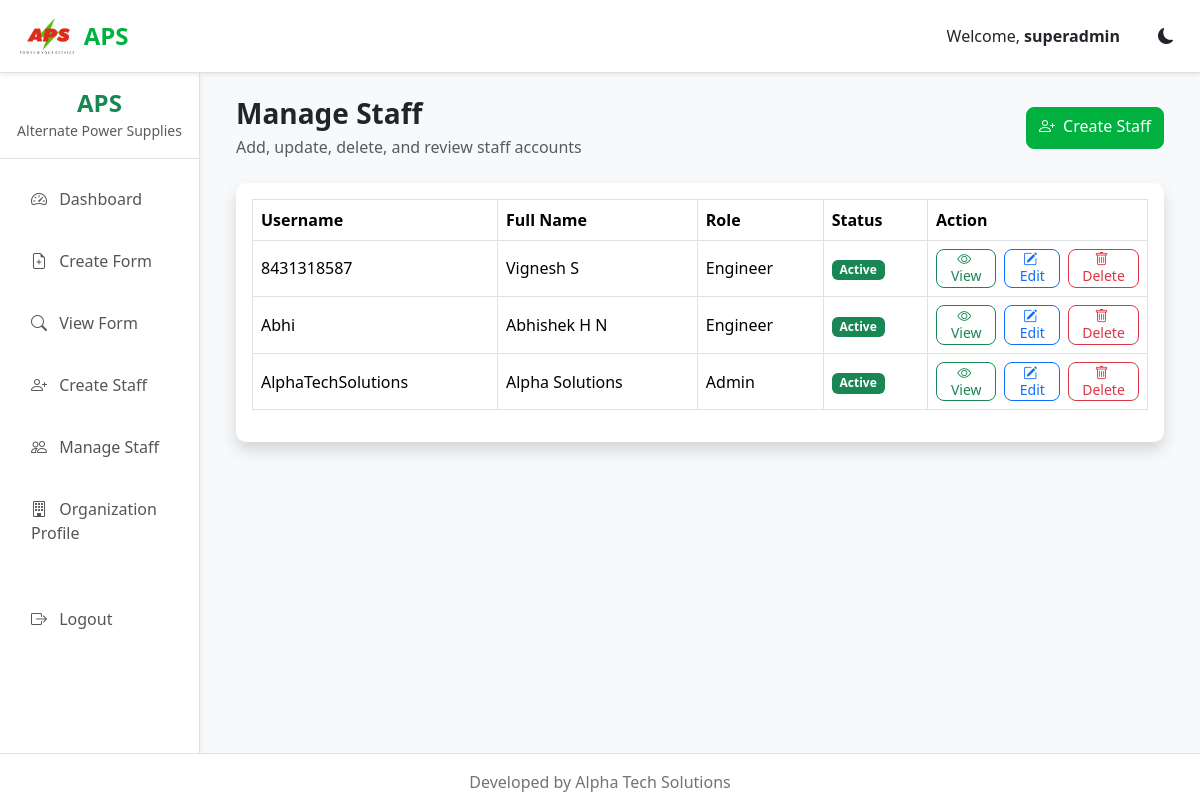
The app's page /accounts/manage-staff/ (signed in) with its own data.
### accounts/models.py (models this page shows, shortened)
class User(AbstractUser):
    objects = CustomUserManager()
    visible_password = models.CharField(
        max_length=128,
        blank=True,
        null=True,
        verbose_name="Visible Password",
    )
    role = models.CharField(
        max_length=20,
        choices=UserRole.choices,
        default=UserRole.ENGINEER,
        verbose_name="Role",
    )
    mobile_number = models.CharField(
        max_length=15,
        unique=True,
        verbose_name="Mobile Number",
        blank=True,
        null=True,
    )
    created_at = models.DateTimeField(
        auto_now_add=True,
    )
    updated_at = models.DateTimeField(
        auto_now=True,
    )
    class Meta:
        db_table = "users"
        ordering = ["username"]
        verbose_name = "User"
        verbose_name_plural = "Users"

### accounts/views.py (the view)
# urls.py: path("manage-staff/", views.manage_staff, name="manage_staff"),
@superadmin_required
def manage_staff(request):
    users = User.objects.exclude(
        id=request.user.id,
    ).order_by(
        "username",
    )
    staff_rows = [
        {
            "user": user,
            "edit_form": StaffUpdateForm(
                instance=user,
                prefix=f"user-{user.pk}",
            ),
        }
        for user in users
    ]
    context = {
        "staff_rows": staff_rows,
    }
    return render(
        request,
        "accounts/manage_staff.html",
        context,
    )

### templates/accounts/manage_staff.html (shortened to what this page needs)
{% extends "base.html" %}
{% block content %}
<div class="container-fluid">
    <div class="row mb-4">
        <div class="col-12 d-flex justify-content-between align-items-center flex-wrap gap-2">
            <div>
                <h3 class="fw-bold mb-1">
                    Manage Staff
                </h3>
                <p class="text-muted mb-0">
                    Add, update, delete, and review staff accounts
                </p>
            </div>
            <a href="{% url 'accounts:create_staff' %}" class="btn btn-success">
                <i class="bi bi-person-plus me-2"></i>Create Staff
            </a>
        </div>
    </div>
    <div class="card shadow">
        <div class="card-body">
            <div class="table-responsive">
                <table class="table table-bordered align-middle">
                    <thead>
                        <tr>
                            <th>Username</th>
                            <th>Full Name</th>
                            <th>Role</th>
                            <th>Status</th>
                            <th width="220">Action</th>
                        </tr>
                    </thead>
                    <tbody>
                        {% for row in staff_rows %}
                        <tr>
                            <td>{{ row.user.username }}</td>
                            <td>{{ row.user.first_name }} {{ row.user.last_name }}</td>
                            <td>{{ row.user.get_role_display }}</td>
                            <td>
                                {% if row.user.is_active %}
                                <span class="badge bg-success">Active</span>
                                {% else %}
                                <span class="badge bg-secondary">Inactive</span>
                                {% endif %}
                            </td>
                            <td>
                                <div class="d-flex flex-nowrap gap-2 align-items-center">
                                    <button type="button" class="btn btn-outline-success btn-sm btn-action-small" data-bs-toggle="modal" data-bs-target="#viewStaffModal{{ row.user.pk }}">
                                        <i class="bi bi-eye me-1"></i>View
                                    </button>
                                    <button type="button" class="btn btn-outline-primary btn-sm btn-action-small" data-bs-toggle="modal" data-bs-target="#editStaffModal{{ row.user.pk }}">
                                        <i class="bi bi-pencil-square me-1"></i>Edit
                                    </button>
                                    <button type="button" class="btn btn-outline-danger btn-sm btn-action-small" data-bs-toggle="modal" data-bs-target="#deleteStaffModal{{ row.user.pk }}">
                                        <i class="bi bi-trash me-1"></i>Delete
                                    </button>
                                </div>
                            </td>
                        </tr>
                        {% empty %}
                        <tr>
                            <td colspan="5" class="text-center">
                                No Staff Found.
                            </td>
                        </tr>
                        {% endfor %}
                    </tbody>
                </table>
            </div>
        </div>
    </div>
</div>
{% endblock %}

### templates/base.html (shortened to what this page needs)
{% load static %}
<!DOCTYPE html>
<html lang="en" data-bs-theme="light">
<head>
    <link href="https://cdn.jsdelivr.net/npm/bootstrap@5.3.7/dist/css/bootstrap.min.css" rel="stylesheet">
    <link href="https://cdn.jsdelivr.net/npm/bootstrap-icons@1.13.1/font/bootstrap-icons.css" rel="stylesheet">
    <link rel="stylesheet" href="{% static 'css/variables.css' %}">
    <link rel="stylesheet" href="{% static 'css/style.css' %}">
    <link rel="stylesheet" href="{% static 'css/mobile.css' %}">
    <link rel="stylesheet" href="{% static 'css/dark.css' %}">
</head>
<body>
    {% include "components/navbar.html" %}
    <div class="container-fluid">
        <div class="row">
            {% if user.is_authenticated %}
                {% include "components/sidebar.html" %}
            {% endif %}
            <main class="{% if user.is_authenticated %}col-lg-10 col-md-9 ms-sm-auto px-4 py-4{% else %}col-12 p-0{% endif %}">
                {% block content %}
                {% endblock %}
            </main>
        </div>
    </div>
    {% if user.is_authenticated %}
        {% include "components/footer.html" %}
    {% endif %}
</body>
</html>

### templates/components/navbar.html (shortened to what this page needs)
<nav class="navbar navbar-expand-lg shadow-sm sticky-top border-bottom">
    <div class="container-fluid">
        <a class="navbar-brand fw-bold text-success" href="/">
            <span class="navbar-brand-logo-wrap">
                <img src="/media/logos/aps-light.jpeg" alt="APS" class="navbar-brand-logo navbar-brand-logo-light">
            </span>
            <span class="navbar-brand-text">
                APS
            </span>
        </a>
        <div class="d-flex align-items-center navbar-actions ms-auto">
            {% if user.is_authenticated %}
                <span class="nav-welcome me-3">
                    Welcome,
                    <strong>{{ user.first_name|default:user.username }}</strong>
                </span>
            {% endif %}
            <button
                class="btn border-0 navbar-theme-button"
                id="themeButton"
                type="button">
                <i class="bi bi-moon-fill"></i>
            </button>
        </div>
    </div>
</nav>

### templates/components/sidebar.html (shortened to what this page needs)
<div class="col-lg-2 col-md-3 p-0 sidebar-column">
    <div id="sidebar" class="border-end shadow-sm">
        <div class="p-3 text-center border-bottom">
            <h4 class="fw-bold text-success mb-0">
                APS
            </h4>
            <small class="text-muted">
                Alternate Power Supplies
            </small>
        </div>
        <ul class="nav flex-column p-3">
            {% if request.user.role == "SUPERADMIN" %}
            <li class="nav-item mb-2">
                <a class="nav-link text-dark" href="{% url 'ups:dashboard' %}">
                    <i class="bi bi-speedometer2 me-2"></i>
                    Dashboard
                </a>
            </li>
            <li class="nav-item mb-2">
                <a class="nav-link text-dark" href="{% url 'ups:create_form' %}">
                    <i class="bi bi-file-earmark-plus me-2"></i>
                    Create Form
                </a>
            </li>
            <li class="nav-item mb-2">
                <a class="nav-link text-dark" href="{% url 'ups:view_form' %}">
                    <i class="bi bi-search me-2"></i>
                    View Form
                </a>
            </li>
            <li class="nav-item mb-2">
                <a class="nav-link text-dark" href="{% url 'accounts:create_staff' %}">
                    <i class="bi bi-person-plus me-2"></i>
                    Create Staff
                </a>
            </li>
            <li class="nav-item mb-2">
                <a class="nav-link text-dark" href="{% url 'accounts:manage_staff' %}">
                    <i class="bi bi-people me-2"></i>
                    Manage Staff
                </a>
            </li>
            <li class="nav-item mb-2">
                <a class="nav-link text-dark" href="{% url 'accounts:organization_profile' %}">
                    <i class="bi bi-building me-2"></i>
                    Organization Profile
                </a>
            </li>
            {% endif %}
            <li class="nav-item mt-4">
                <a class="nav-link text-danger" href="{% url 'accounts:logout' %}">
                    <i class="bi bi-box-arrow-right me-2"></i>
                    Logout
                </a>
            </li>
        </ul>
    </div>
</div>

### templates/components/footer.html
<footer class="app-footer py-3 mt-auto">
    <div class="container-fluid">
        <div class="text-center footer-text">
            Developed by Alpha Tech Solutions
        </div>
    </div>
</footer>

### static/css/variables.css (style rules this page uses)
:root { --primary-color:#00B140; --primary-hover:#009739; --white:#FFFFFF; --light-bg:#F8F9FA; --border:#DEE2E6; --text:#212529; --dark-bg:#1E1E1E; --dark-card:#2B2B2B; --dark-text:#F8F9FA; --border-radius:10px; --transition:0.3s; }

### static/css/style.css (style rules this page uses)
* { margin:0; padding:0; box-sizing:border-box; }
html, body { height:100%; font-family:"Segoe UI",Tahoma,Geneva,Verdana,sans-serif; background:var(--light-bg); color:var(--text); }
body { display:flex; flex-direction:column; }
body > .container-fluid { flex:1 0 auto; }
a { text-decoration:none; }
ul { list-style:none; margin:0; padding:0; }
.navbar { background:var(--white); border-bottom:1px solid var(--border); }
.navbar .container-fluid { position:relative; min-height:56px; align-items:center; }
.navbar-brand { color:var(--primary-color) !important; font-size:1.5rem; font-weight:700; position:absolute; left:50%; transform:translateX(-50%); margin:0; z-index:1; display:inline-flex; align-items:center; gap:10px; white-space:nowrap; }
.navbar-brand-logo-wrap { display:inline-flex; align-items:center; }
.navbar-brand-logo { height:36px; width:auto; display:block; }
.navbar-brand-text { display:inline-flex; align-items:center; }
@media (min-width:992px) { .navbar-brand { left:20px; transform:none; } }
.nav-link { color:#555 !important; font-weight:500; transition:0.2s; }
.btn-success { background:var(--primary-color); border-color:var(--primary-color); }
.navbar-actions { margin-left:auto; display:flex; align-items:center; gap:0.5rem; z-index:2; }
.navbar-theme-button { width:44px; height:44px; display:inline-flex; align-items:center; justify-content:center; margin-bottom:0; }
#sidebar { min-height:100%; background:var(--white); border-right:1px solid var(--border); }
.sidebar-column { display:flex; }
#sidebar .nav-link { color:#555; padding:12px 15px; border-radius:8px; margin-bottom:6px; transition:.2s; }
main { min-height:calc(100vh - 120px); }
.card { border:none; border-radius:10px; box-shadow:0 2px 8px rgba(0,0,0,.08); }
.btn { border-radius:8px; min-height:42px; transition:.2s; }
.btn-action-small { min-height:30px; padding:2px 8px; line-height:1.2; font-size:0.875rem; }
.table { background:white; }
.table thead { background:var(--primary-color); color:white; }
footer { background:white; border-top:1px solid var(--border); }
.app-footer { flex-shrink:0; }
.footer-text { color:#6c757d; font-weight:500; }

### records on screen
User: first_name "superadmin"
User: user.username "8431318587", user.first_name "Vignesh", user.last_name "S", user.role "Engineer", is_active "Active"
User: user.username "Abhi", user.first_name "Abhishek", user.last_name "H N", user.role "Engineer", is_active "Active"
User: user.username "AlphaTechSolutions", user.first_name "Alpha", user.last_name "Solutions", user.role "Admin", is_active "Active"
